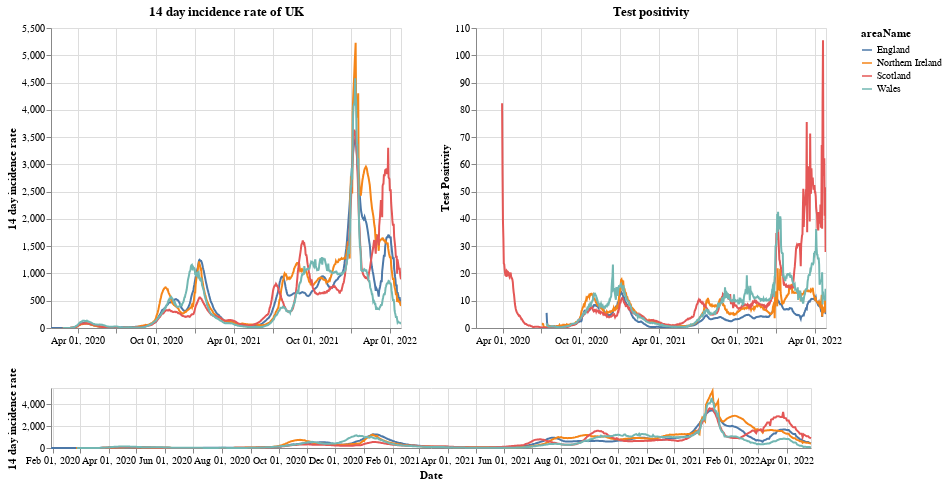

Notebook code for this chart:
### Markdown cell above
# Plots

First a plot with each country in the UK. The top right shows the positivity rate for (which is the percentage of registered tests which were positive) while the top left is the 14 day incidence rate. The bottom chart can be used to select the timeframe (does not work on a mobile device).

### Code cell
#collapse
brush = alt.selection(type='interval', name='DateBrush',encodings=['x'],fields=['Time'])
leg_selection = alt.selection_multi(fields=['areaName'], bind='legend')

base = alt.Chart(uk_cases).mark_line().encode(
    x=alt.X("yearmonthdate(date):T", axis=alt.Axis(title='Date')),
    y=alt.Y("twoWeeklyCasesRate:Q", axis=alt.Axis(title='14 day incidence rate')),
    tooltip=['areaName', 'date','twoWeeklyCasesRate', 'testPositivity'],
    color='areaName',
    opacity=alt.condition(leg_selection, alt.value(2), alt.value(0.1))
).add_selection(leg_selection).properties(width=350)

upper = base.encode(alt.X('yearmonthdate(date):T', axis=alt.Axis(title=''),
                         scale=alt.Scale(domain=brush))
                   ).properties(title=f'14 day incidence rate of UK')
upper_right = upper.encode(alt.Y('testPositivity:Q', axis=alt.Axis(title='Test Positivity'))).properties(title='Test positivity')
lower = base.properties(height=60, width = 760).add_selection(brush)

(upper | upper_right) & lower

### Figure 1 — Vega-Lite specification as saved in the notebook (floating-point values rounded to 4 significant figures; data arrays with more than 128 entries replaced by an {"elided": "..."} marker saying what was removed)
{"config": {"view": {"continuousWidth": 400, "continuousHeight": 300}}, "vconcat": [{"hconcat": [{"mark": "line", "encoding": {"color": {"type": "nominal", "field": "areaName"}, "opacity": {"condition": {"value": 2, "selection": "selector001"}, "value": 0.1}, "tooltip": [{"type": "nominal", "field": "areaName"}, {"type": "temporal", "field": "date"}, {"type": "quantitative", "field": "twoWeeklyCasesRate"}, {"type": "quantitative", "field": "testPositivity"}], "x": {"type": "temporal", "axis": {"title": ""}, "field": "date", "scale": {"domain": {"selection": "DateBrush"}}, "timeUnit": "yearmonthdate"}, "y": {"type": "quantitative", "axis": {"title": "14 day incidence rate"}, "field": "twoWeeklyCasesRate"}}, "selection": {"selector001": {"type": "multi", "fields": ["areaName"], "bind": "legend"}}, "title": "14 day incidence rate of UK", "width": 350}, {"mark": "line", "encoding": {"color": {"type": "nominal", "field": "areaName"}, "opacity": {"condition": {"value": 2, "selection": "selector001"}, "value": 0.1}, "tooltip": [{"type": "nominal", "field": "areaName"}, {"type": "temporal", "field": "date"}, {"type": "quantitative", "field": "twoWeeklyCasesRate"}, {"type": "quantitative", "field": "testPositivity"}], "x": {"type": "temporal", "axis": {"title": ""}, "field": "date", "scale": {"domain": {"selection": "DateBrush"}}, "timeUnit": "yearmonthdate"}, "y": {"type": "quantitative", "axis": {"title": "Test Positivity"}, "field": "testPositivity"}}, "selection": {"selector001": {"type": "multi", "fields": ["areaName"], "bind": "legend"}}, "title": "Test positivity", "width": 350}]}, {"mark": "line", "encoding": {"color": {"type": "nominal", "field": "areaName"}, "opacity": {"condition": {"value": 2, "selection": "selector001"}, "value": 0.1}, "tooltip": [{"type": "nominal", "field": "areaName"}, {"type": "temporal", "field": "date"}, {"type": "quantitative", "field": "twoWeeklyCasesRate"}, {"type": "quantitative", "field": "testPositivity"}], "x": {"type": "temporal", "axis": {"title": "Date"}, "field": "date", "timeUnit": "yearmonthdate"}, "y": {"type": "quantitative", "axis": {"title": "14 day incidence rate"}, "field": "twoWeeklyCasesRate"}}, "height": 60, "selection": {"selector001": {"type": "multi", "fields": ["areaName"], "bind": "legend"}, "DateBrush": {"type": "interval", "encodings": ["x"], "fields": ["Time"]}}, "width": 760}], "data": {"name": "data-ec0de6842334af931ef0aed0cd0999e7"}, "$schema": "https://vega.github.io/schema/vega-lite/v4.8.1.json", "datasets": {"data-ec0de6842334af931ef0aed0cd0999e7": {"elided": "3192 records"}}}
